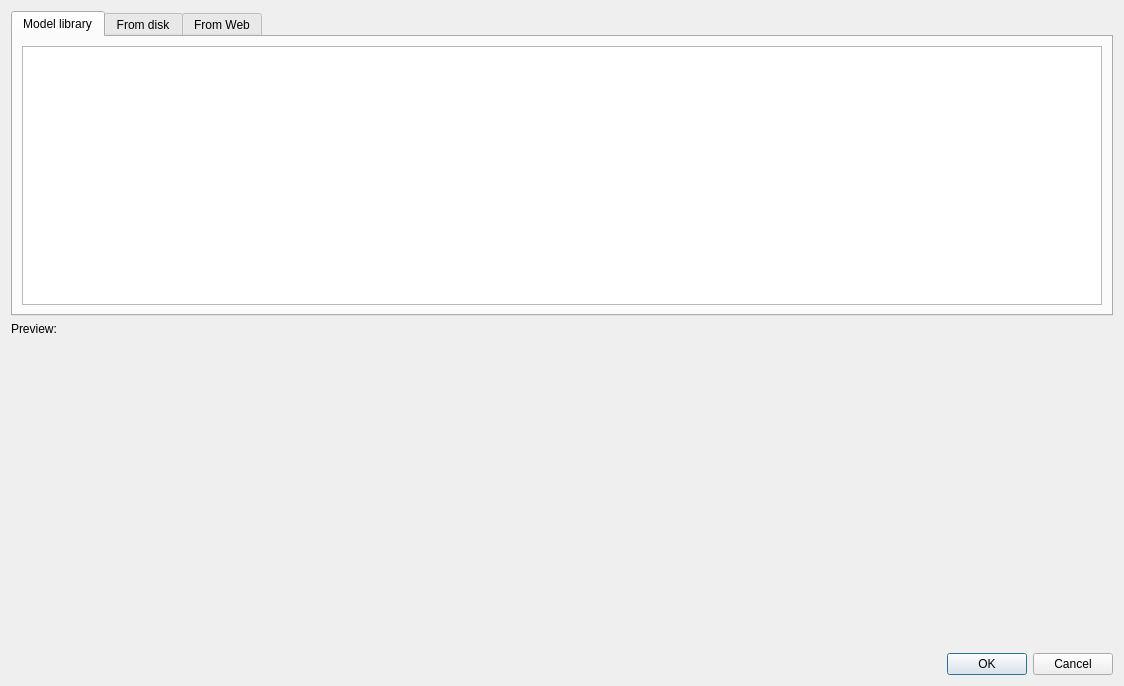
<?xml version="1.0" encoding="UTF-8"?>
<ui version="4.0">
 <class>AddObjectDialog</class>
 <widget class="QDialog" name="AddObjectDialog">
  <property name="geometry">
   <rect>
    <x>0</x>
    <y>0</y>
    <width>1124</width>
    <height>686</height>
   </rect>
  </property>
  <property name="windowTitle">
   <string>Add Model or Image</string>
  </property>
  <layout class="QVBoxLayout" name="verticalLayout">
   <item>
    <widget class="QTabWidget" name="tabWidget">
     <property name="currentIndex">
      <number>0</number>
     </property>
     <widget class="QWidget" name="tab">
      <attribute name="title">
       <string>Model library</string>
      </attribute>
      <layout class="QVBoxLayout" name="verticalLayout_4">
       <item>
        <widget class="QListWidget" name="listWidget"/>
       </item>
      </layout>
     </widget>
     <widget class="QWidget" name="tab_2">
      <attribute name="title">
       <string>From disk</string>
      </attribute>
      <layout class="QVBoxLayout" name="verticalLayout_3">
       <item>
        <widget class="FileSelectWidget" name="avatarSelectWidget" native="true">
         <property name="maximumSize">
          <size>
           <width>16777215</width>
           <height>20</height>
          </size>
         </property>
        </widget>
       </item>
       <item>
        <widget class="QLabel" name="label_3">
         <property name="text">
          <string>&lt;html&gt;&lt;head/&gt;&lt;body&gt;&lt;p&gt;Supported model formats: OBJ, GLTF, GLB, VOX, STL and IGMESH&lt;/p&gt;&lt;p&gt;Supported image formats: JPG, PNG, GIF, EXR, KTX, KTX2&lt;/p&gt;&lt;/body&gt;&lt;/html&gt;</string>
         </property>
         <property name="wordWrap">
          <bool>false</bool>
         </property>
        </widget>
       </item>
      </layout>
     </widget>
     <widget class="QWidget" name="tab_3">
      <attribute name="title">
       <string>From Web</string>
      </attribute>
      <layout class="QVBoxLayout" name="verticalLayout_5">
       <item>
        <widget class="QWidget" name="widget" native="true">
         <layout class="QFormLayout" name="formLayout">
          <item row="1" column="0">
           <widget class="QLabel" name="label_2">
            <property name="text">
             <string>URL</string>
            </property>
           </widget>
          </item>
          <item row="1" column="1">
           <widget class="QLineEdit" name="urlLineEdit"/>
          </item>
         </layout>
        </widget>
       </item>
      </layout>
     </widget>
    </widget>
   </item>
   <item>
    <widget class="QLabel" name="label">
     <property name="text">
      <string>Preview:</string>
     </property>
    </widget>
   </item>
   <item>
    <widget class="QWidget" name="centralWidget" native="true">
     <property name="sizePolicy">
      <sizepolicy hsizetype="Preferred" vsizetype="Expanding">
       <horstretch>0</horstretch>
       <verstretch>0</verstretch>
      </sizepolicy>
     </property>
     <layout class="QVBoxLayout" name="verticalLayout_2">
      <item>
       <widget class="AddObjectPreviewWidget" name="objectPreviewGLWidget" native="true"/>
      </item>
     </layout>
    </widget>
   </item>
   <item>
    <widget class="QDialogButtonBox" name="buttonBox">
     <property name="orientation">
      <enum>Qt::Horizontal</enum>
     </property>
     <property name="standardButtons">
      <set>QDialogButtonBox::Cancel|QDialogButtonBox::Ok</set>
     </property>
    </widget>
   </item>
  </layout>
 </widget>
 <customwidgets>
  <customwidget>
   <class>FileSelectWidget</class>
   <extends>QWidget</extends>
   <header>../qt/FileSelectWidget.h</header>
   <container>1</container>
  </customwidget>
  <customwidget>
   <class>AddObjectPreviewWidget</class>
   <extends>QWidget</extends>
   <header>AddObjectPreviewWidget.h</header>
   <container>1</container>
  </customwidget>
 </customwidgets>
 <resources/>
 <connections>
  <connection>
   <sender>buttonBox</sender>
   <signal>accepted()</signal>
   <receiver>AddObjectDialog</receiver>
   <slot>accept()</slot>
   <hints>
    <hint type="sourcelabel">
     <x>248</x>
     <y>254</y>
    </hint>
    <hint type="destinationlabel">
     <x>157</x>
     <y>274</y>
    </hint>
   </hints>
  </connection>
  <connection>
   <sender>buttonBox</sender>
   <signal>rejected()</signal>
   <receiver>AddObjectDialog</receiver>
   <slot>reject()</slot>
   <hints>
    <hint type="sourcelabel">
     <x>316</x>
     <y>260</y>
    </hint>
    <hint type="destinationlabel">
     <x>286</x>
     <y>274</y>
    </hint>
   </hints>
  </connection>
 </connections>
</ui>
